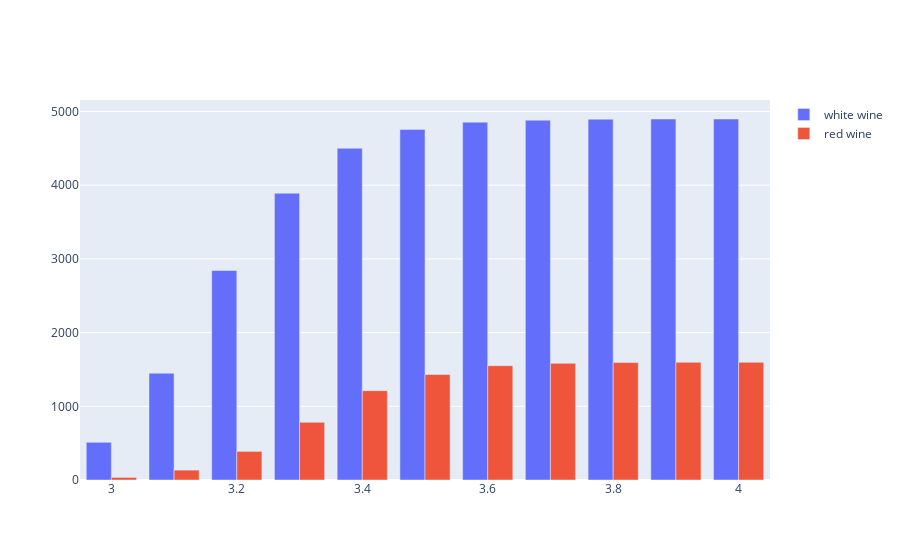

The code cell stored with this chart in its notebook:
### Code cell
import plotly.graph_objects as go

fig = go.Figure(data=[
    go.Bar(name='white wine', x=[3.0,3.1, 3.2, 3.3, 3.4, 3.5, 3.6, 3.7, 3.8, 3.9, 4.0], y=ph_w),
    go.Bar(name='red wine', x=[3.0,3.1, 3.2, 3.3, 3.4, 3.5, 3.6, 3.7, 3.8, 3.9, 4.0], y=ph_r)
])
# Change the bar mode
fig.update_layout(barmode='group')
fig.show()

### Figure 1 — Plotly figure (JSON) as saved in the notebook; plotly's stock layout.template omitted (floating-point values rounded to 4 significant figures)
{"data": [{"name": "white wine", "type": "bar", "x": [3, 3.1, 3.2, 3.3, 3.4, 3.5, 3.6, 3.7, 3.8, 3.9, 4], "y": [511, 1449, 2842, 3891, 4501, 4757, 4855, 4882, 4896, 4898, 4898]}, {"name": "red wine", "type": "bar", "x": [3, 3.1, 3.2, 3.3, 3.4, 3.5, 3.6, 3.7, 3.8, 3.9, 4], "y": [35, 134, 388, 783, 1212, 1431, 1551, 1583, 1594, 1597, 1597]}], "layout": {"autosize": true, "barmode": "group", "xaxis": {"autorange": true, "range": [2.95, 4.05], "type": "linear"}, "yaxis": {"autorange": true, "range": [0, 5156.0], "type": "linear"}}}
